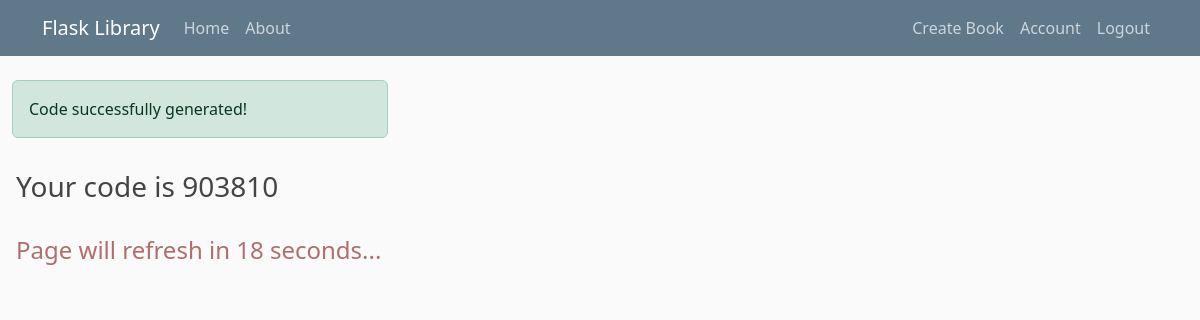
/getcode (signed in), run on an earlier commit of the app's database.
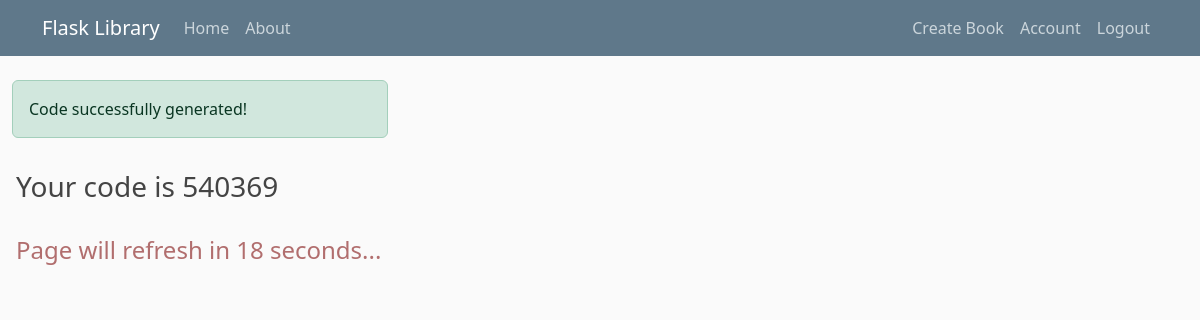
And on a later commit of the database.
### flasklibrary/models.py (models this page shows)
class AdminCode(db.Model):
    code = db.Column(db.String(6),primary_key=True)
    created_at = db.Column(db.DateTime, default=datetime.utcnow)

### flasklibrary/routes.py (the view)
@app.route("/getcode")
@login_required
@role_required('admin')
def get_code():
    code = AdminCode.query.first()
    flash('Code successfully generated!', 'success')
    return render_template('gen_code.html',code=code)

### flasklibrary/models.py (called while the page is built)
@login_manager.user_loader
def load_user(user_id):
    return User.query.get(int(user_id))

### flasklibrary/routes.py (called while the page is built)
def role_required(required_role):
    def decorator(f):
        @wraps(f)
        def decorated_function(*args, **kwargs):
            if not current_user.is_authenticated or current_user.role != required_role:
                flash("You don't have access to this page as a User!","warning")
                return redirect(url_for('home'))
            return f(*args, **kwargs)
        return decorated_function
    return decorator

### flasklibrary/templates/gen_code.html (shortened to what this page needs)
{% extends "layout.html" %}
{% block content %}
   <div style="width: 100%;"><h3>Your code is {{ code.code }}</h3></div>
   <div class="refresh-info">
       <p>Page will refresh in <span id="countdown">20</span> seconds...</p>
   </div>
{% endblock content %}

### flasklibrary/templates/layout.html (shortened to what this page needs)
<!DOCTYPE html>
<html lang="en">
<head>
    <link href="https://cdn.jsdelivr.net/npm/bootstrap@5.3.3/dist/css/bootstrap.min.css" rel="stylesheet">
    <link rel="stylesheet" type="text/css" href="{{ url_for('static', filename='main.css') }}">
</head>
<body>
<header class="site-header">
    <nav class="navbar navbar-expand-md navbar-dark bg-steel fixed-top">
      <div class="container">
        <a class="navbar-brand mr-4" href="/">Flask Library</a>
        <div class="collapse navbar-collapse" id="navbarToggle">
          <div class="navbar-nav mr-auto">
            <a class="nav-item nav-link" href="{{ url_for('home') }}">Home</a>
            <a class="nav-item nav-link" href="/">About</a>
          </div>
          <div class="navbar-nav ms-auto">
            {% if current_user.is_authenticated %}
              {% if current_user.role == 'admin' %}
                <a class="nav-item nav-link" href="{{ url_for('create_book') }}">Create Book</a>
              {% endif %}
              <a class="nav-item nav-link" href="{{ url_for('account') }}">Account</a>
              <a class="nav-item nav-link" href="{{ url_for('logout') }}">Logout</a>
            {% else %}
              <a class="nav-item nav-link" href="{{ url_for('login') }}">Login</a>
              <a class="nav-item nav-link" href="{{ url_for('register') }}">Register</a>
            {% endif %}
          </div>
        </div>
      </div>
    </nav>
  </header>
 <div class="container-fluid">
    <div class="row">
          <div class="col-md-4">
            {% with messages = get_flashed_messages(with_categories=true) %}
            {% if messages %}
              {% for category, message in messages %}
                <div class="alert alert-{{category}}">
                   {{ message }}
                </div>
              {% endfor %}
            {% endif %}
          {% endwith %}
          </div>
    </div>
 </div>
  <main role="main" class="container-fluid p-3 d-flex justify-content-start flex-wrap">
    {% block content %}
    {% endblock content %}
  </main>
</body>
</html>

### flasklibrary/static/main.css (style rules this page uses)
body { background: #fafafa; color: #333333; margin-top: 5rem; }
h1, h2, h3, h4, h5, h6 { color: #444444; }
.bg-steel { background-color: #5f788a; }
.site-header .navbar-nav .nav-link { color: #cbd5db; }
.refresh-info { margin-top: 20px; color: #b16e6e; font-size: 1.5em; }

What changed in the data, as far as the page shows it:
removed AdminCode: code "903810"
added AdminCode: code "540369"
